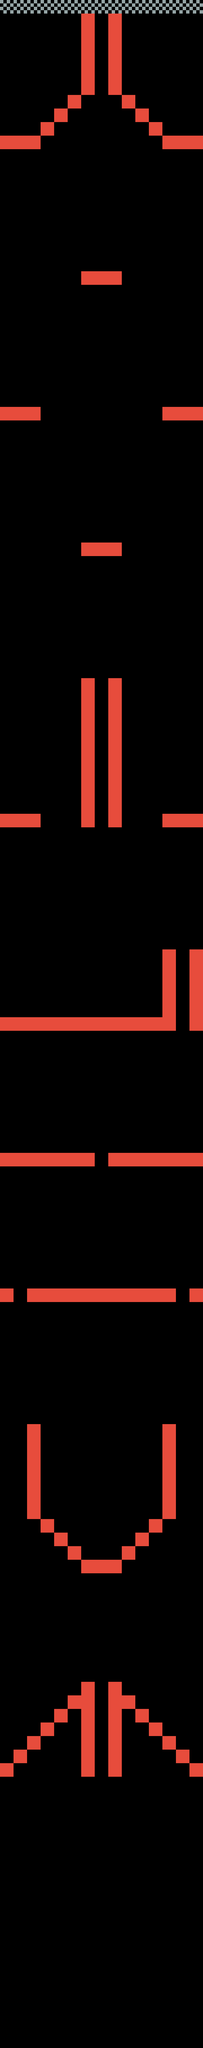

A level layout from a 2D game, rendered from its tile map. Below: a short description, then the map file with tile-grid data replaced by summaries:
An orthogonal 15x151 tile map with 48x48 px tiles, 2 tile layers (walls, finish).

<map version="1.0" orientation="orthogonal" renderorder="right-down" width="15" height="151" tilewidth="48" tileheight="48">
 <tileset firstgid="1" name="tile_set" tilewidth="48" tileheight="48">
  <image source="tile_set.png" width="144" height="96" />
 </tileset>
 <layer name="walls" width="15" height="151">
  <data>[2265 cells, 164 non-empty, 1 distinct tile ids]</data>
 </layer>
 <layer name="finish" width="15" height="151">
  <data>[2265 cells, 15 non-empty, 1 distinct tile ids]</data>
 </layer>
</map>
